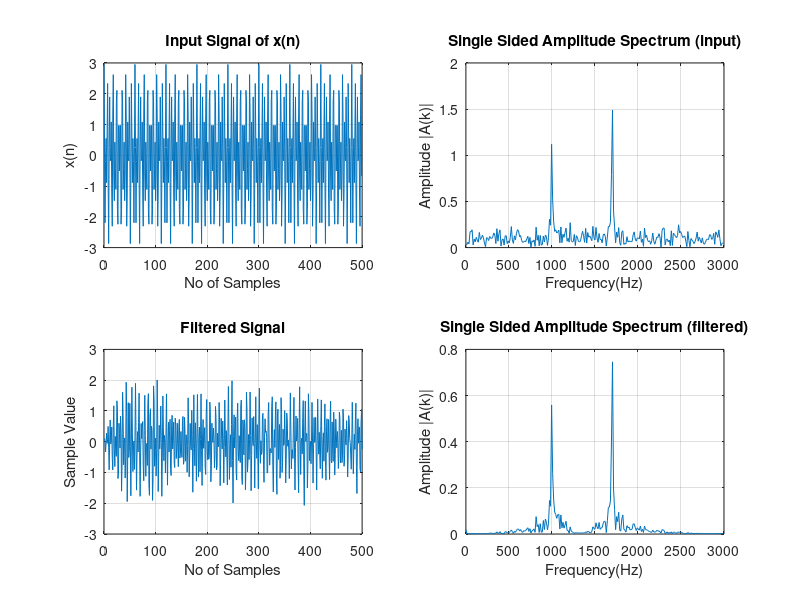
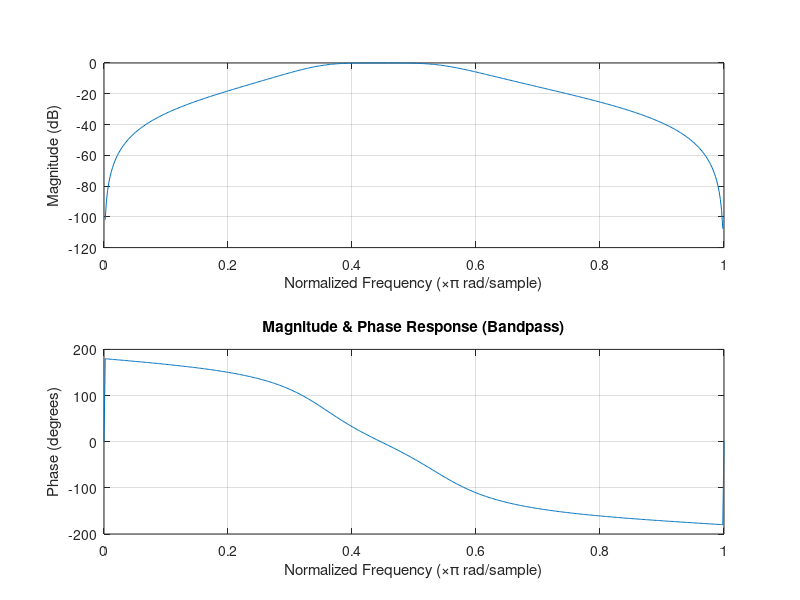
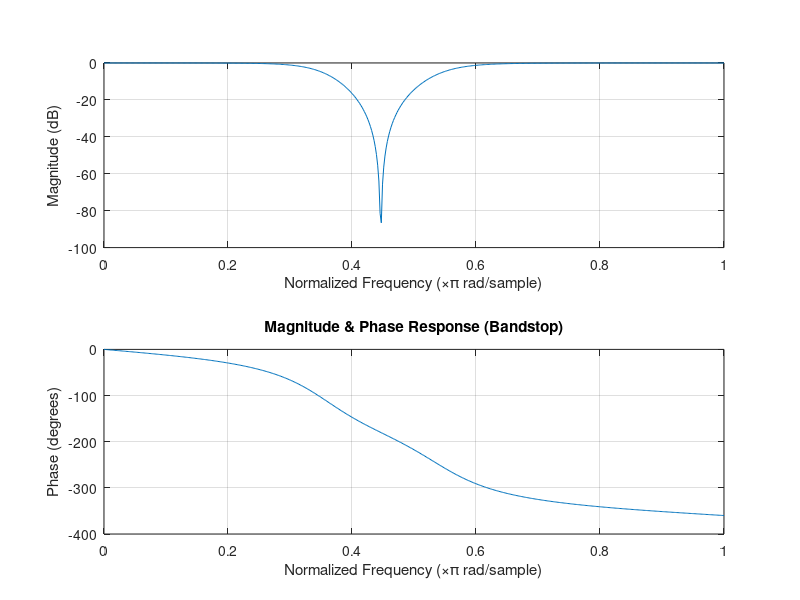

Recreate these plots in MATLAB, in order.
clc, close all
%% Initialization
Fs = 6000;      % Sampling Rate
T = 1/Fs;
S = 499;        % No of Samples
n = 0:1:S;  
N = length(n); 
x = (exp(0.2)*cos(2*pi*1000*n*T))+(sqrt(3)*cos(2*pi*1700*n*T)); 
xn = awgn(x,1,'measured'); % adding Gaussian Noise
t = n/Fs;                  % Time series
% Applying FFT on noisy Signal for DFT coefficien
xfft = fft(xn);          % DFT coefficient
N1 = length(xn);         
k = [0:(N1-1)/2];        
f = Fs*k/N1;             % formula for frequency bin
y = (2*abs(xfft))/N1;    % Amplitude Spectrum k>0
y(1) = y(1)/2;           % Amplitude Spectrum k=0
p = (2*abs(xfft)).^2/N.^2;    % Power Spectrum k>0
p(1) = p(1)/2;                % Power Spectrum k=0
%% Bandpass Filter : passband 0~999 Hz, 1701 Hz and above
FL = 999/(Fs/2);
FH = 1701/(Fs/2); 
[b a]= butter(2,[FL FH],'bandpass'); % Bandpass using Butterworth Filter 2nd order
h = tf(b,a) % transfer  function
%% Bandstop Filter : stopband 1001~1699 Hz
FL1 = 1001/(Fs/2);
FH1 = 1699/(Fs/2);
[b1 a1] = butter(2,[FL1 FH1],'stop'); % Bandstop using Butterworth Filter 2nd order
h1 = tf(b1,a1) % transfer  function
%% Apply both filter on the Signal
filtered_xn = filter(b,a,xn);               % Apply Bandpass on noisy signal
filtered_xn1 = filter(b1,a1,filtered_xn);   % Apply Bandstop on noisy signal
% apply FFT on the Filtered Signal 
y1 = (2*abs(fft(filtered_xn1)))/N; % Amplitude Spectrum k>0
y1(1) = y(1)/2;                    % Amplitude Spectrum k=0
%% Plot all waveforms
figure(1)
% input signal 
subplot(2,2,1);
plot(n,x);
xlabel('No of Samples'),ylabel('x(n)'),title('Input Signal of x(n)'),grid on;
% Single Sided Amplitude Spectrum
subplot(2,2,2);
plot(f,y(1:N/2));
xlabel('Frequency(Hz)'),ylabel('Amplitude |A(k)|'),title('Single Sided Amplitude Spectrum (input)'),grid on;
% Filtered Signal
subplot(2,2,3);
plot(1:N,filtered_xn1);
xlabel('No of Samples'),ylabel('Sample Value'),title('Filtered Signal'),grid on;
% Single Sided Amplitude Spectrum (filtered)
subplot(2,2,4);
plot(f,y1(1:N/2));
xlabel('Frequency(Hz)'),ylabel('Amplitude |A(k)|'),title('Single Sided Amplitude Spectrum (filtered)'),grid on;
% Magnitude & Phase Response (Bandpass)
figure(2)
freqz(b,a)
title('Magnitude & Phase Response (Bandpass)'); 
% Magnitude & Phase Response (Bandstop)
figure(21)
freqz(b1,a1)
title('Magnitude & Phase Response (Bandstop)'); 